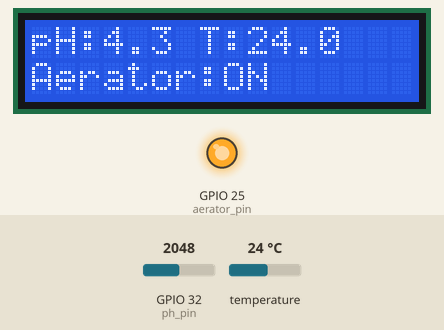
Simulated run of this sketch. Board: ESP32. Parts: 16×2 character LCD, output pins drawn as LEDs (lit = HIGH). The inputs (shaded band) are chosen by the test bench; at power-on: temperature 24 °C, GPIO 32 (ph_pin) = 2048. WiFi joins after 1.5 s; servers stay silent unless stated; the Firebase database answers and starts empty; what the sketch prints to the serial monitor is not drawn.

Above: at 4.4 s.
4.5 s: temperature set to 33 °C
At 9.7 s:
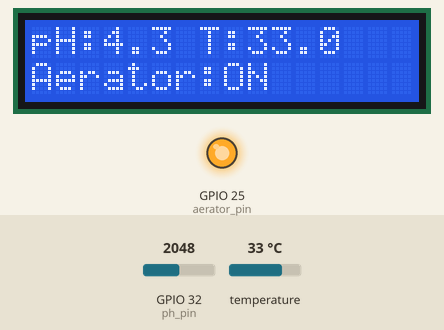
10.0 s: temperature set to 30.4 °C
At 14.0 s:
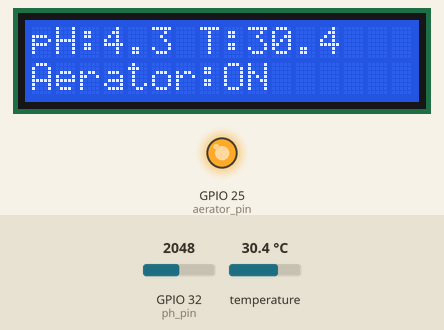
14.8 s: temperature set to 29.3 °C
At 17.75 s:
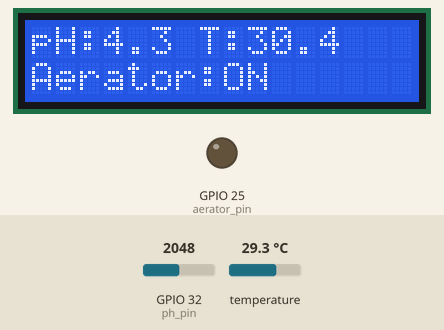
Timing chart, 0 to 19.4 s (numbered marks = the images above; inputs shaded):
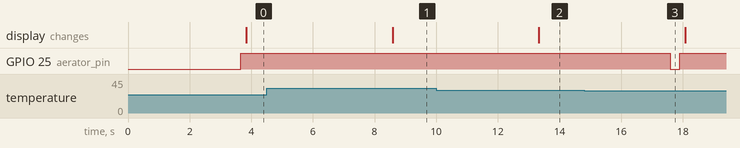

Measured:
- the behaviour switches between 30.1 and 30 °C on temperature (found by bisection; images 2 and 3)
- after the input at 4.5 s, the display: changes after 4.1 s (image 1)
- after the input at 10.0 s, the display: changes after 3.3 s (image 2)
- after the input at 14.8 s, GPIO 25 (aerator_pin): HIGH → LOW after 2.8 s, → HIGH 0.30 s later

The sketch:

manualsuhudatabsephall.ino
```cpp
#include <Wire.h>
#include <LiquidCrystal_I2C.h>
#include <OneWire.h>
#include <DallasTemperature.h>
#include <WiFi.h>
#include <FirebaseESP32.h>

// === Konfigurasi LCD ===
LiquidCrystal_I2C lcd(0x27, 16, 2);  // LCD 16x2 alamat I2C

// === Sensor Suhu DS18B20 ===
#define ONE_WIRE_BUS 13  // Ganti sesuai pin data sensor suhu kamu
OneWire oneWire(ONE_WIRE_BUS);
DallasTemperature sensors(&oneWire);

// === Firebase Config ===
#define FIREBASE_HOST "https://project-cupang-default-rtdb.asia-southeast1.firebasedatabase.app"
#define FIREBASE_API_KEY "AIzaSyC3ipdWF0yQE2lY54o5lo9lSCWnnHaLehU"
#define WIFI_SSID "waipai"
#define WIFI_PASSWORD "calistaaa"
#define USER_EMAIL "aureliacalista537@gmail.com"
#define USER_PASSWORD "cupang123"

FirebaseData firebaseData;
FirebaseJson json;
FirebaseConfig config;
FirebaseAuth auth;

const int ph_pin = 32;       // Pin ADC untuk pH sensor
const int aerator_pin = 25;  // Relay aerator (trigger HIGH)
float ph4 = 0.151;           // Tegangan saat pH 4
float PH7 = 0.147;           // Tegangan saat pH 7
float PH_step;
float po = 4.25;                // Nilai pH
double teganganPH;
int nilai_analog_ph;
bool aerator_nyala = false;

// === Variabel suhu ===
float suhu = 0;
float suhu_batas = 30.0;     // Batas suhu untuk indikasi kurang oksigen

bool autoState = true;
bool aeratorState = false;
const float batas_ph_rendah = 6.5;
const float batas_ph_tinggi = 7.0;

bool previousAutoState = true;
bool previousAeratorState = false;

void setup() {
  Serial.begin(115200);
  Serial.println("=== Monitoring pH & Suhu - Aerator Otomatis ===");

  // json.set("/AERATOR", false);
  // json.set("/AUTO", false);

  pinMode(ph_pin, INPUT);
  pinMode(aerator_pin, OUTPUT);
  digitalWrite(aerator_pin, LOW); // Aerator OFF awal

  // Inisialisasi LCD
  lcd.init();
  lcd.backlight();
  lcd.setCursor(0, 0);

  // Inisialisasi Sensor Suhu
  sensors.begin();

  // Koneksi WiFi
  Serial.println("Menghubungkan ke WiFi...");
  WiFi.begin(WIFI_SSID, WIFI_PASSWORD);

  int retry = 0;
  while (WiFi.status() != WL_CONNECTED && retry < 20) {
    delay(1000);
    Serial.print(".");
    retry++;
  }

  if (WiFi.status() == WL_CONNECTED) {
    Serial.println("\nWiFi Connected!");
    Serial.print("IP Address: ");
    Serial.println(WiFi.localIP());
  } else {
    Serial.println("\nGagal terhubung ke WiFi!");
    return;
  }

  // Konfigurasi Firebase
  config.database_url = FIREBASE_HOST;
  config.api_key = FIREBASE_API_KEY;
  auth.user.email = USER_EMAIL;
  auth.user.password = USER_PASSWORD;

  Firebase.begin(&config, &auth);
  Firebase.reconnectWiFi(true);
  Firebase.setDoubleDigits(5);

  Serial.println("=== ESP32 pH Sensor ===");

  // // Cek jika AUTO belum ada, buat default
  // if (!Firebase.getBool(firebaseData, "/Sensor/AUTO")) {
  //   if (firebaseData.errorReason().indexOf("path not exist") != -1) {
  //     Firebase.setBool(firebaseData, "/Sensor/AUTO", false);
  //     Serial.println("AUTO tidak ditemukan, set ke false");
  //     autoState = false;
  //   }
  // }

  // // Cek jika AERATOR belum ada, buat default
  // if (!Firebase.getBool(firebaseData, "/Sensor/AERATOR")) {
  //   if (firebaseData.errorReason().indexOf("path not exist") != -1) {
  //     Firebase.setBool(firebaseData, "/Sensor/AERATOR", false);
  //     Serial.println("AERATOR tidak ditemukan, set ke false");
  //     aeratorState = false;
  //   }
  // }

}

int getModeValue(int arr[], int size) {
  int mode = arr[0], maxCount = 0;
  for (int i = 0; i < size; i++) {
    int count = 0;
    for (int j = 0; j < size; j++) {
      if (arr[j] == arr[i]) count++;
    }
    if (count > maxCount) {
      maxCount = count;
      mode = arr[i];
    }
  }
  return mode;
}

void loop() {
  Serial.println("================================");

  // === Baca suhu ===
  sensors.requestTemperatures();
  suhu = sensors.getTempCByIndex(0); // Ambil suhu dari sensor pertama

  // === Baca pH ===
  int readings[10];
  for (int i = 0; i < 10; i++) {
    readings[i] = analogRead(ph_pin);
    delay(50);
  }

  nilai_analog_ph = getModeValue(readings, 10);

  Serial.print("Nilai ADC Ph (Mode): ");
  Serial.println(nilai_analog_ph);

  if (nilai_analog_ph == 0) {
    Serial.println("⚠ ADC membaca 0! Periksa koneksi sensor!");
  }

  teganganPH = 3.3 / 4095.0 * nilai_analog_ph;
  Serial.print("TeganganPh: ");
  Serial.println(teganganPH, 3);

  // PH_step = (ph4 - PH7) / 3;
  // po = 7 + ((PH7 - teganganPH) / PH_step);

  // Batasi nilai pH agar masuk akal (0 - 14)
  if (po < 0) po = 0;
  if (po > 14) po = 14;

  Serial.print("Nilai PH cairan: ");
  Serial.println(po, 2);

  // === Logika Aerator ===
  if (po < batas_ph_rendah && suhu > suhu_batas) {
    if (!aerator_nyala) {
      Serial.println("pH rendah & suhu tinggi! Menyalakan aerator...");
      digitalWrite(aerator_pin, HIGH);  // Aerator ON
      aerator_nyala = true;
    }
  } else {
    if (aerator_nyala) {
      Serial.println("pH/suhu normal. Mematikan aerator...");
      digitalWrite(aerator_pin, LOW);   // Aerator OFF
      aerator_nyala = false;
    }
  }

  json.clear();
  json.set("LSET_VOL", teganganPH);
  json.set("FARM_VOL", po);
  json.set("Temperature", suhu);
  json.set("AERATOR", aeratorState);
  json.set("AUTO", autoState);

  // Menulis hanya jika ada perubahan
  if (Firebase.ready()) {
    Serial.println("✅ Firebase siap, mengirim data...");

    if (autoState != previousAutoState || aeratorState != previousAeratorState) {
      if (Firebase.setJSON(firebaseData, "/Sensor", json)) {
        Serial.println("✅ Data berhasil dikirim ke Firebase");
        previousAutoState = autoState;  // Simpan status terbaru
        previousAeratorState = aeratorState;
      } else {
        Serial.print("❌ Gagal mengirim data! Error: ");
        Serial.println(firebaseData.errorReason());
      }
    }

    // Cek & Ambil status AERATOR dan AUTO jika ada perubahan
    if (Firebase.get(firebaseData, "/Sensor/AERATOR")) {
      if (firebaseData.dataType() == "boolean") {
        bool tempAeratorState = firebaseData.boolData();
        if (aeratorState != tempAeratorState) {
          aeratorState = tempAeratorState;
          Serial.print("🚨 AERATOR: ");
          Serial.println(aeratorState ? "ON" : "OFF");
        }
      } else {
        Serial.println("❌ AERATOR bukan boolean!");
      }
    }

    if (Firebase.get(firebaseData, "/Sensor/AUTO")) {
      if (firebaseData.dataType() == "boolean") {
        bool tempAutoState = firebaseData.boolData();
        if (autoState != tempAutoState) {
          autoState = tempAutoState;
          Serial.print("⚙ AUTO Mode: ");
          Serial.println(autoState ? "ENABLED" : "DISABLED");
        }
      } else {
        Serial.println("❌ AUTO bukan boolean!");
      }
    }
  } else {
    Serial.println("⚠ Firebase belum siap, cek koneksi!");
  }

  if(autoState){
    if (po < batas_ph_rendah){
      Serial.println("⚠️ pH rendah! Menyalakan aerator...");
      digitalWrite(aerator_pin, HIGH);  // **Relay aktif HIGH**
      Firebase.setBool(firebaseData, "/Sensor/AERATOR", true);
    }
    else if (po > batas_ph_tinggi) {
      Serial.println("✅ pH normal. Mematikan aerator...");
      digitalWrite(aerator_pin, LOW);  // **Relay aktif HIGH**
      Firebase.setBool(firebaseData, "/Sensor/AERATOR", false);
    }
  } else {
    if(aeratorState) {
      Serial.println("🟢 Kontrol manual: Menyalakan aerator...");
      digitalWrite(aerator_pin, HIGH);  // Relay aktif LOW
    }
    else {
      Serial.println("🔴 Kontrol manual: Mematikan aerator...");
      digitalWrite(aerator_pin, LOW);  // Relay aktif LOW
    }
  }

  // === Tampilkan ke LCD ===
  lcd.clear();
  lcd.setCursor(0, 0);
  lcd.print("pH:");
  lcd.print(po, 1);  // Tampilkan pH dengan 1 desimal

  lcd.print(" T:");
  lcd.print(suhu, 1); // Suhu dengan 1 desimal

  lcd.setCursor(0, 1);
  lcd.print("Aerator:");
  if ((autoState && po < batas_ph_rendah) || (!autoState && aeratorState)) {
    lcd.print("ON ");
  } else {
    lcd.print("OFF");
  }

  delay(3000);
}
```
